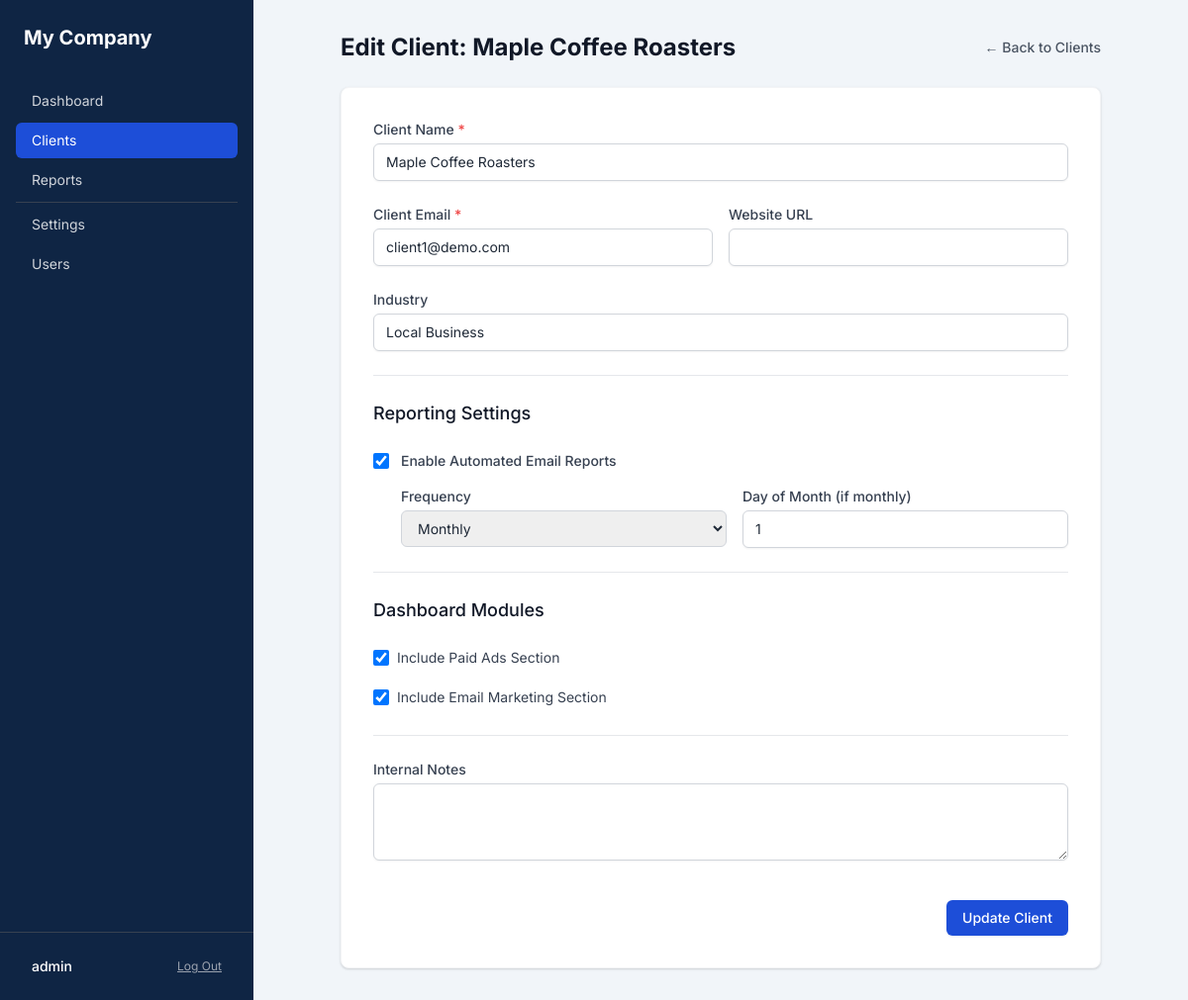
/clients/1/edit (signed in), run on the app's committed database.
### models/settings.py (models this page shows)
class CompanySettings(db.Model):
    __tablename__ = "company_settings"
    id             = db.Column(db.Integer, primary_key=True)
    company_name   = db.Column(db.String(120), default="My Company")
    description    = db.Column(db.Text,        default="")
    logo_filename  = db.Column(db.String(200), default="")
    primary_color  = db.Column(db.String(7),   default="#1D4ED8")
    accent_color   = db.Column(db.String(7),   default="#065F46")
    contact_email  = db.Column(db.String(120), default="")
    smtp_host      = db.Column(db.String(200), default="smtp.gmail.com")
    smtp_port      = db.Column(db.Integer,     default=587)
    smtp_user      = db.Column(db.String(120), default="")
    smtp_pass      = db.Column(db.String(200), default="")
    smtp_from      = db.Column(db.String(120), default="")

### models/user.py (models this page shows, shortened)
class User(db.Model, UserMixin):
    __tablename__ = "users"
    id            = db.Column(db.Integer, primary_key=True)
    username      = db.Column(db.String(80),  unique=True, nullable=False)
    email         = db.Column(db.String(120), unique=True, nullable=False)
    password_hash = db.Column(db.String(256), nullable=False)
    role          = db.Column(db.String(20),  default="admin")  # "admin" | "viewer"
    is_active     = db.Column(db.Boolean,     default=True)
    created_at    = db.Column(db.DateTime,    default=datetime.utcnow)
    last_login    = db.Column(db.DateTime,    nullable=True)
    def is_admin(self):
        return self.role == "admin"

### models/client.py (models this page shows)
class Client(db.Model):
    __tablename__ = "clients"
    id            = db.Column(db.Integer, primary_key=True)
    name          = db.Column(db.String(120), nullable=False)
    email         = db.Column(db.String(120), nullable=False)  # Receives reports
    website       = db.Column(db.String(200), default="")
    industry      = db.Column(db.String(80),  default="Other")
    report_email  = db.Column(db.Boolean,     default=True)
    report_freq   = db.Column(db.String(20),  default="monthly")  # "monthly"|"weekly"
    report_day    = db.Column(db.Integer,     default=1)   # Day of month 1-28
    show_ads      = db.Column(db.Boolean,     default=True)
    show_email_mkt= db.Column(db.Boolean,     default=True)
    notes         = db.Column(db.Text,        default="")  # Internal only
    is_active     = db.Column(db.Boolean,     default=True)
    created_at    = db.Column(db.DateTime,    default=datetime.utcnow)
    reports       = db.relationship("Report", backref="client", lazy=True,
                       cascade="all, delete-orphan")

### routes/clients.py (the view, shortened to what this page needs)
@bp.route("/<int:id>/edit", methods=["GET", "POST"])
@login_required
@admin_required
def edit(id):
    client = Client.query.get_or_404(id)
    return render_template("clients/edit.html", client=client)

### utils.py (called while the page is built)
def admin_required(f):
    @wraps(f)
    def decorated_function(*args, **kwargs):
        if not current_user.is_authenticated:
            return redirect(url_for('auth.login'))
        if not current_user.is_admin():
            flash("Access denied. Admin privileges required.", "error")
            return redirect(url_for('dashboard.index'))
        return f(*args, **kwargs)
    return decorated_function

### templates/clients/edit.html (shortened to what this page needs)
{% extends "base.html" %}
{% block content %}
<div class="max-w-3xl mx-auto">
    <div class="mb-6 flex items-center justify-between">
        <h2 class="text-2xl font-bold text-gray-900">Edit Client: {{ client.name }}</h2>
        <a href="{{ url_for('clients.list_clients') }}"
            class="text-sm font-medium text-gray-600 hover:text-gray-900">&larr; Back to Clients</a>
    </div>
    <div class="bg-white shadow rounded-lg p-8 border border-gray-100">
        <form action="{{ url_for('clients.edit', id=client.id) }}" method="POST" class="space-y-6">
            <div class="grid grid-cols-1 gap-y-6 gap-x-4 sm:grid-cols-2">
                <div class="sm:col-span-2">
                    <label class="block text-sm font-medium text-gray-700">Client Name <span
                            class="text-red-500">*</span></label>
                    <input type="text" name="name" value="{{ client.name }}" required
                        class="mt-1 block w-full border-gray-300 rounded-md shadow-sm sm:text-sm py-2 px-3 border">
                </div>
                <div>
                    <label class="block text-sm font-medium text-gray-700">Client Email <span
                            class="text-red-500">*</span></label>
                    <input type="email" name="email" value="{{ client.email }}" required
                        class="mt-1 block w-full border-gray-300 rounded-md shadow-sm sm:text-sm py-2 px-3 border">
                </div>
                <div>
                    <label class="block text-sm font-medium text-gray-700">Website URL</label>
                    <input type="text" name="website" value="{{ client.website }}"
                        class="mt-1 block w-full border-gray-300 rounded-md shadow-sm sm:text-sm py-2 px-3 border">
                </div>
                <div class="sm:col-span-2">
                    <label class="block text-sm font-medium text-gray-700">Industry</label>
                    <input type="text" name="industry" value="{{ client.industry }}"
                        class="mt-1 block w-full border-gray-300 rounded-md shadow-sm sm:text-sm py-2 px-3 border">
                </div>
            </div>
            <hr class="border-gray-200">
            <h3 class="text-lg font-medium text-gray-900">Reporting Settings</h3>
            <div class="space-y-4">
                <div class="flex items-start">
                    <div class="flex items-center h-5">
                        <input type="checkbox" name="report_email" id="report_email" {% if client.report_email
                            %}checked{% endif %} class="h-4 w-4 text-blue-600 border-gray-300 rounded">
                    </div>
                    <div class="ml-3 text-sm">
                        <label for="report_email" class="font-medium text-gray-700">Enable Automated Email
                            Reports</label>
                    </div>
                </div>
                <div class="grid grid-cols-1 sm:grid-cols-2 gap-4 ml-7">
                    <div>
                        <label class="block text-sm font-medium text-gray-700">Frequency</label>
                        <select name="report_freq"
                            class="mt-1 block w-full pl-3 pr-10 py-2 border-gray-300 sm:text-sm rounded-md border">
                            <option value="monthly" {% if client.report_freq=='monthly' %}selected{% endif %}>Monthly
                            </option>
                        </select>
                    </div>
                    <div>
                        <label class="block text-sm font-medium text-gray-700">Day of Month (if monthly)</label>
                        <input type="number" name="report_day" value="{{ client.report_day }}" min="1" max="28"
                            class="mt-1 block w-full border-gray-300 rounded-md shadow-sm sm:text-sm py-2 px-3 border">
                    </div>
                </div>
            </div>
            <hr class="border-gray-200">
            <h3 class="text-lg font-medium text-gray-900">Dashboard Modules</h3>
            <div class="space-y-4">
                <label class="inline-flex items-center">
                    <input type="checkbox" name="show_ads" {% if client.show_ads %}checked{% endif %}
                        class="h-4 w-4 text-blue-600 border-gray-300 rounded">
                    <span class="ml-2 text-sm text-gray-700">Include Paid Ads Section</span>
                </label>
                <br>
                <label class="inline-flex items-center">
                    <input type="checkbox" name="show_email_mkt" {% if client.show_email_mkt %}checked{% endif %}
                        class="h-4 w-4 text-blue-600 border-gray-300 rounded">
                    <span class="ml-2 text-sm text-gray-700">Include Email Marketing Section</span>
                </label>
            </div>
            <hr class="border-gray-200">
            <div>
                <label class="block text-sm font-medium text-gray-700">Internal Notes</label>
                <textarea name="notes" rows="3"
                    class="mt-1 block w-full border-gray-300 rounded-md shadow-sm sm:text-sm border py-2 px-3">{{ client.notes }}</textarea>
            </div>
            <div class="pt-4 flex justify-end">
                <button type="submit"
                    class="btn-primary inline-flex justify-center py-2 px-4 shadow-sm text-sm font-medium rounded-md text-white">
                    Update Client
                </button>
            </div>
        </form>
    </div>
</div>
{% endblock %}

### templates/base.html (shortened to what this page needs)
<!DOCTYPE html>
<html lang="en">
<head>
  <link href="https://cdn.jsdelivr.net/npm/tailwindcss@2.2.19/dist/tailwind.min.css" rel="stylesheet">
  <link rel="stylesheet" href="{{ url_for('static', filename='css/custom.css') }}">
  {% set s = get_company_settings() %}
</head>
<body class="flex h-screen overflow-hidden text-gray-800">
  {% if current_user.is_authenticated %}
  <aside class="w-64 flex-shrink-0 flex flex-col pt-6 pb-4" style="background-color: #0F2544;">
    <div class="px-6 mb-8 text-white">
      <h1 class="text-xl font-bold truncate">{{ s.company_name }}</h1>
    </div>
    <nav class="flex-1 px-4 space-y-1 overflow-y-auto">
      <a href="{{ url_for('dashboard.index') }}" class="block px-4 py-2 text-sm text-gray-300 hover:text-white {% if request.endpoint == 'dashboard.index' %}sidebar-active{% endif %}">
        Dashboard
      </a>
      <a href="{{ url_for('clients.list_clients') }}" class="block px-4 py-2 text-sm text-gray-300 hover:text-white {% if request.endpoint and request.endpoint.startswith('clients.') %}sidebar-active{% endif %}">
        Clients
      </a>
      <a href="{{ url_for('reports.list_reports') }}" class="block px-4 py-2 text-sm text-gray-300 hover:text-white {% if request.endpoint and request.endpoint.startswith('reports.') %}sidebar-active{% endif %}">
        Reports
      </a>
      {% if current_user.is_admin() %}
      <div class="my-4 border-t border-gray-700"></div>
      <a href="{{ url_for('settings.index') }}" class="block px-4 py-2 text-sm text-gray-300 hover:text-white {% if request.endpoint and request.endpoint.startswith('settings.') %}sidebar-active{% endif %}">
        Settings
      </a>
      <a href="{{ url_for('users.index') }}" class="block px-4 py-2 text-sm text-gray-300 hover:text-white {% if request.endpoint and request.endpoint.startswith('users.') %}sidebar-active{% endif %}">
        Users
      </a>
      {% endif %}
    </nav>
    <div class="px-4 mt-auto border-t border-gray-700 pt-4">
      <div class="flex items-center justify-between px-4 py-2">
        <span class="text-sm font-medium text-white max-w-[100px] truncate" title="{{ current_user.username }}">
          {{ current_user.username }}
        </span>
        <a href="{{ url_for('auth.logout') }}" class="text-xs text-gray-400 hover:text-white underline">Log Out</a>
      </div>
    </div>
  </aside>
  {% endif %}
  <main class="flex-1 flex flex-col overflow-hidden w-full h-full relative">
    <div id="flash-container" class="absolute top-0 left-0 right-0 z-50 pointer-events-none p-4 flex flex-col items-center">
    </div>
    <div class="flex-1 overflow-auto p-8">
      {% block content %}{% endblock %}
    </div>
  </main>
</body>
</html>

### static/css/custom.css (style rules this page uses)
:root { --primary: #1D4ED8; --accent: #065F46; }
.btn-primary { background-color: var(--primary); color: #fff; border: none; }
.sidebar-active { background-color: var(--primary) !important; border-radius: 6px; color: white !important; }
body { background-color: #F1F5F9; font-family: 'Inter', sans-serif; }

### data on the page
CompanySettings: company_name "My Company"
User: username "admin"
Client: name "Maple Coffee Roasters", email "client1@demo.com", industry "Local Business", report_email "☑", report_freq "Monthly", report_day "1", show_ads "☑", show_email_mkt "☑"
